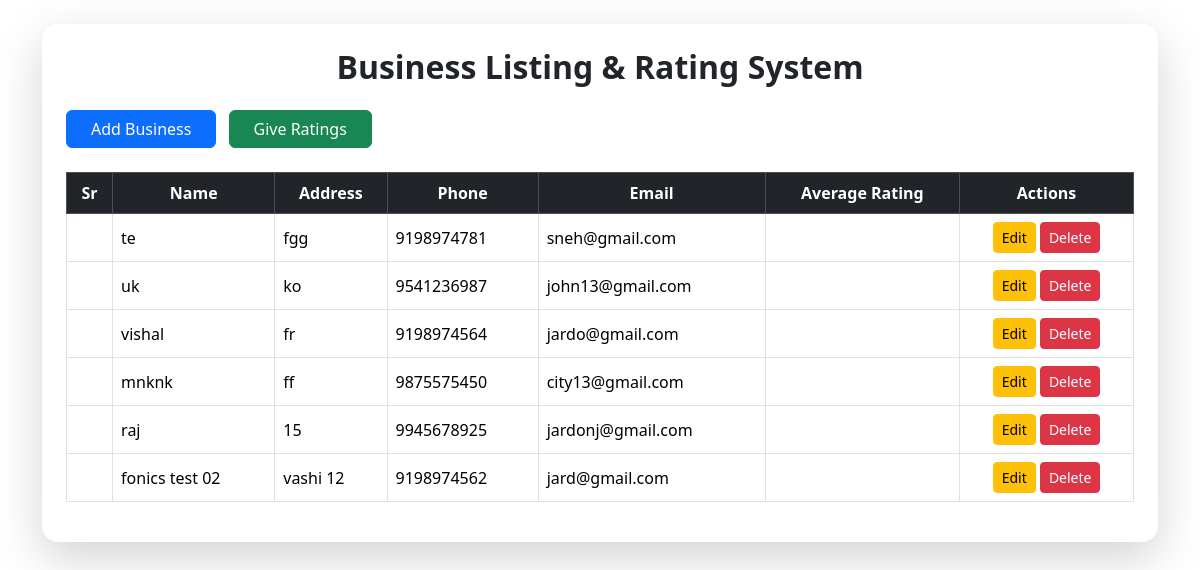
The page / on the database its author committed.
### tables this page shows
CREATE TABLE `business` (
  `b_id` int(11) NOT NULL,
  `b_name` varchar(255) DEFAULT NULL,
  `b_address` text DEFAULT NULL,
  `b_phone` varchar(20) DEFAULT NULL,
  `b_email` varchar(100) DEFAULT NULL,
  `b_created_at` timestamp NOT NULL DEFAULT current_timestamp()
);

### index.php (the view, shortened to what this page needs)
<?php include 'db.php'; ?>
<?php include 'includes/header.php'; ?>
<div class="container ">
    <div class="card shadow-lg border-0 rounded-4">
        <div class="card-body p-4">
            <h2 class="text-center fw-bold mb-4">
                Business Listing & Rating System
            </h2>
            <div class="text-start mb-4">
                <button class="btn btn-primary px-4 me-2" data-bs-toggle="modal" data-bs-target="#businessModal">
                    Add Business
                </button>
                <button class="btn btn-success px-4" data-bs-toggle="modal" data-bs-target="#ratingModal">
                    Give Ratings
                </button>
            </div>
            <div class="table-responsive">
                <table class="table table-bordered table-hover align-middle" id="businessTable">
                    <thead class="table-dark text-center">
                        <tr>
                            <th>Sr</th>
                            <th>Name</th>
                            <th>Address</th>
                            <th>Phone</th>
                            <th>Email</th>
                            <th>Average Rating</th>
                            <th>Actions</th>
                        </tr>
                    </thead>
                    <tbody>
                        <?php
                        $result = $conn->query("
                            SELECT
                                b.*,
                                IFNULL(ROUND(AVG(r.r_ratings),1),0) AS avg_rating
                            FROM business b
                            LEFT JOIN ratings r ON b.b_id = r.b_id
                            GROUP BY b.b_id
                            ORDER BY b.b_id DESC
                        ");
                        while($row = $result->fetch_assoc()){
                        ?>
                        <tr id="row_<?= $row['b_id'] ?>">
                            <td></td>
                            <td><?= $row['b_name'] ?></td>
                            <td><?= $row['b_address'] ?></td>
                            <td><?= $row['b_phone'] ?></td>
                            <td><?= $row['b_email'] ?></td>
                            <td class="text-center">
                            </td>
                            <td class="text-center">
                                <button class="btn btn-warning btn-sm editBtn"
                                    data-id="<?= $row['b_id'] ?>">Edit</button>
                                <button class="btn btn-danger btn-sm deleteBtn"
                                    data-id="<?= $row['b_id'] ?>">Delete</button>
                            </td>
                        </tr>
                        <?php } ?>
                    </tbody>
                </table>
            </div>
        </div>
    </div>
</div>
<?php include 'includes/footer.php'; ?>

### includes/header.php (shortened to what this page needs)
<!DOCTYPE html>
<html>
<head>
    <link rel="stylesheet" href="assets/css/bootstrap.min.css">
    <link rel="stylesheet" href="https://cdn.datatables.net/2.3.7/css/dataTables.dataTables.min.css">
</head>
<body class="p-4">

### includes/footer.php (shortened to what this page needs)
</body>
</html>

### rows shown on the page
business: b_name "te", b_address "fgg", b_phone "9198974781", b_email "sneh@gmail.com"
business: b_name "uk", b_address "ko", b_phone "9541236987", b_email "john13@gmail.com"
business: b_name "vishal", b_address "fr", b_phone "9198974564", b_email "jardo@gmail.com"
business: b_name "mnknk", b_address "ff", b_phone "9875575450", b_email "city13@gmail.com"
business: b_name "raj", b_address "15", b_phone "9945678925", b_email "jardonj@gmail.com"
business: b_name "fonics test 02", b_address "vashi 12", b_phone "9198974562", b_email "jard@gmail.com"
